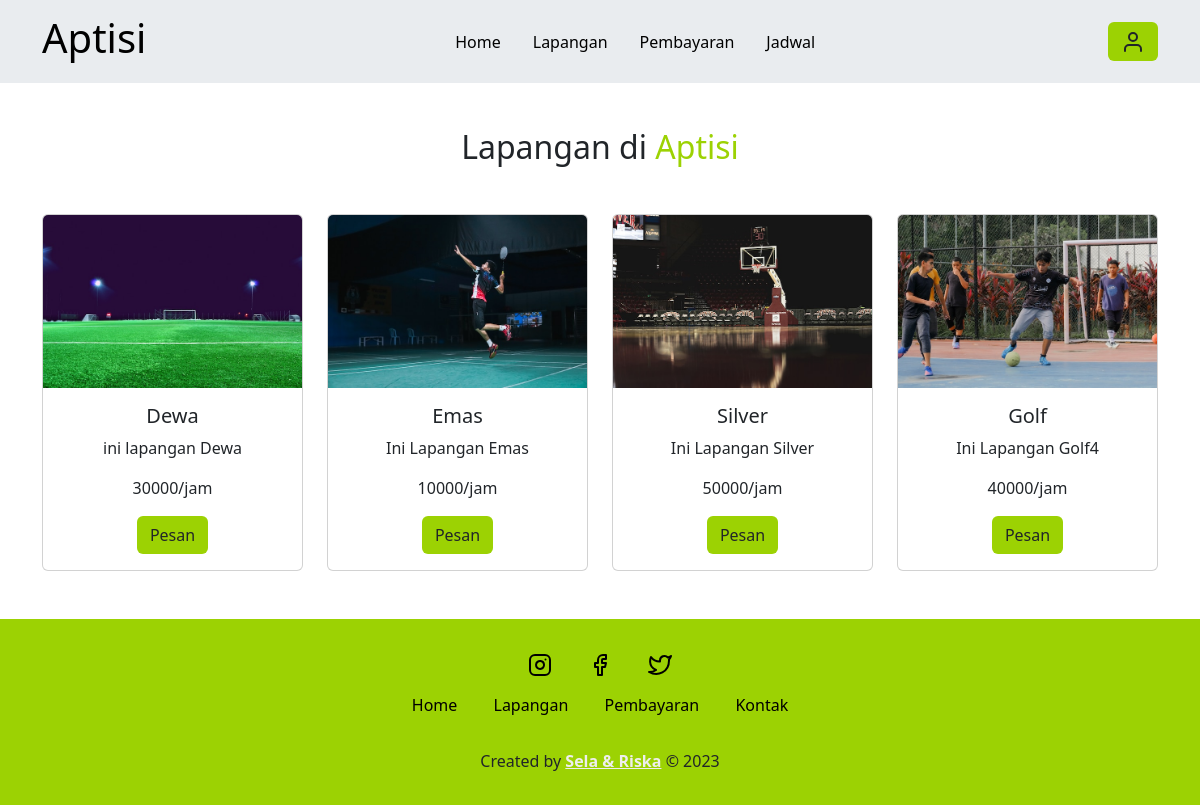
The page /user/lapangan.php (signed in) on the database its author committed.
### tables this page shows
CREATE TABLE `lapangan` (
  `idlap` int(11) NOT NULL,
  `nm` varchar(35) NOT NULL,
  `ket` text NOT NULL,
  `harga` int(11) NOT NULL,
  `foto` text NOT NULL
);

### functions.php (called while the page is built, shortened)
<?php
$conn = mysqli_connect("localhost", "root", "", "db_aptisi");
function query($query)
{
  global $conn;
  $result = mysqli_query($conn, $query);
  $rows = [];
  while ($row = mysqli_fetch_assoc($result)) {
    $rows[] = $row;
  }
  return $rows;
}

### user/lapangan.php (the view, shortened to what this page needs)
<?php
require "../functions.php";
$lapangan = query("SELECT * FROM lapangan");
?>
<!doctype html>
<html lang="en">
<head>
  <link rel="stylesheet" href="../style.css">
  <link href="https://cdn.jsdelivr.net/npm/bootstrap@5.3.0-alpha3/dist/css/bootstrap.min.css" rel="stylesheet">
</head>
<body>
  <div class="container ">
    <nav class="navbar fixed-top bg-body-secondary navbar-expand-lg">
      <div class="container">
        <a class="navbar-brand" href="#">
          <h1 class="d-inline-block align-text-top" style="font-size: 70;">Aptisi</h1>
        </a>
        <div class="collapse navbar-collapse" id="navbarSupportedContent">
          <ul class="navbar-nav mx-auto mb-2 mb-lg-0">
            <li class="nav-item ">
              <a class="nav-link active" aria-current="page" href="../index.php">Home</a>
            </li>
            <li class="nav-item">
              <a class="nav-link active" aria-current="page" href="lapangan.php">Lapangan</a>
            </li>
            <li class="nav-item">
              <a class="nav-link active" aria-current="page" href="bayar.php">Pembayaran</a>
            </li>
            <li class="nav-item">
              <a class="nav-link active" aria-current="page" href="lapjadwal.php">Jadwal</a>
            </li>
          </ul>
          <?php
          if (isset($_SESSION['id_user'])) {
            echo '<a href="user/profil.php" data-bs-toggle="modal" data-bs-target="#profilModal" class="btn btn-inti"><i data-feather="user"></i></a>';
          } else {
            echo '<a href="login.php" class="btn btn-inti" type="submit">Login</a>';
          }
          ?>
        </div>
      </div>
    </nav>
  </div>
  <section class="lapangan" id="lapangan">
    <div class="container">
      <main class="contain" data-aos="fade-right" data-aos-duration="1000">
        <h2 class="text-head">Lapangan di <span>Aptisi</span></h2>
        <div class="row row-cols-1 row-cols-md-4">
          <?php foreach ($lapangan as $row) : ?>
            <div class="col">
              <div class="card">
                <img src="../img/<?= $row["foto"]; ?>" alt="gambar lapangan" class="card-img-top">
                <div class="card-body text-center">
                  <h5 class="card-title"><?= $row["nm"]; ?></h5>
                  <p class="card-text"><?= $row["ket"]; ?></p>
                  <p class="card-price"><?= $row["harga"]; ?>/jam</p>
                  <button type="button" class="btn btn-inti" data-bs-toggle="modal" data-bs-target="#pesanModal<?= $row["idlap"]; ?>">Pesan</button>
                </div>
              </div>
            </div>
          <?php endforeach; ?>
        </div>
      </main>
    </div>
  </section>
  <footer class="py-3">
    <div class="social">
      <a href="#"><i data-feather="instagram"></i></a>
      <a href="#"><i data-feather="facebook"></i></a>
      <a href="#"><i data-feather="twitter"></i></a>
    </div>
    <div class="links">
      <a href="#home">Home</a>
      <a href="#about">Lapangan</a>
      <a href="#menu">Pembayaran</a>
      <a href="#contact">Kontak</a>
    </div>
    <div class="credit">
      <p>Created by <a href="#">Sela & Riska</a> &copy; 2023</p>
    </div>
  </footer>
</body>
</html>

### style.css (style rules this page uses)
:root { --primary: #9cd203; --hover: #79a300; --bg: #eeeeee; }
.text-head { margin-top: 8rem; }
.btn-inti { background-color: var(--primary) !important; }
.nav-item { margin: 3px !important; padding: 5px; }
.about h2, .pembayaran h2, .contact h2, .lapangan h2 { text-align: center; font-size: 2rem; margin-bottom: 3rem; }
.about h2 span, .pembayaran h2 span, .contact h2 span, .lapangan h2 span { color: var(--primary); }
footer { background-color: var(--primary); text-align: center; margin-top: 3rem; padding-bottom: 3rem; }
footer .social { padding: 1rem 0; }
footer .social a { color: black; margin: 1rem; }
footer .links { margin-bottom: 2rem; }
footer .links a { color: black; padding: 0.7rem 1rem; text-decoration: none; }
footer .credit a { color: var(--bg); font-weight: 700; }

### rows shown on the page
lapangan: foto (picture), nm "Dewa", ket "ini lapangan Dewa", harga "30000"
lapangan: foto (picture), nm "Emas", ket "Ini Lapangan Emas", harga "10000"
lapangan: foto (picture), nm "Silver", ket "Ini Lapangan Silver", harga "50000"
lapangan: foto (picture), nm "Golf", ket "Ini Lapangan Golf4", harga "40000"
